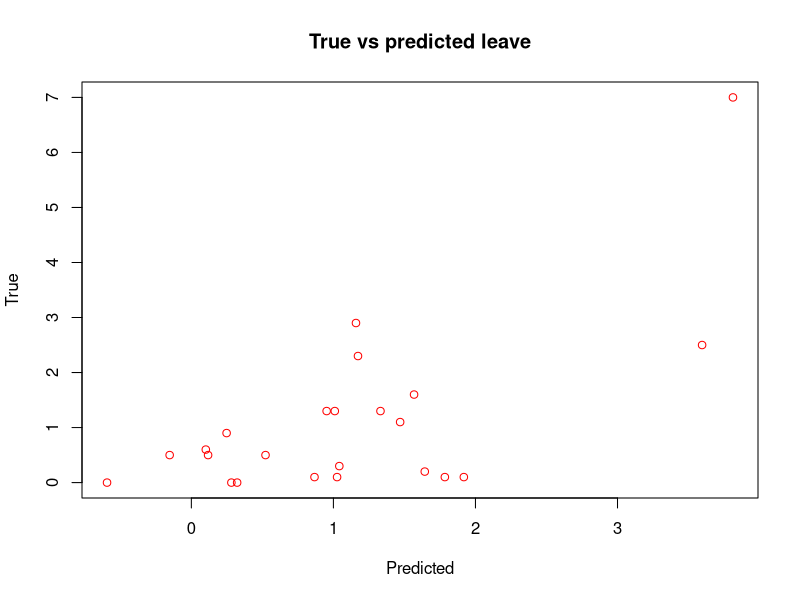
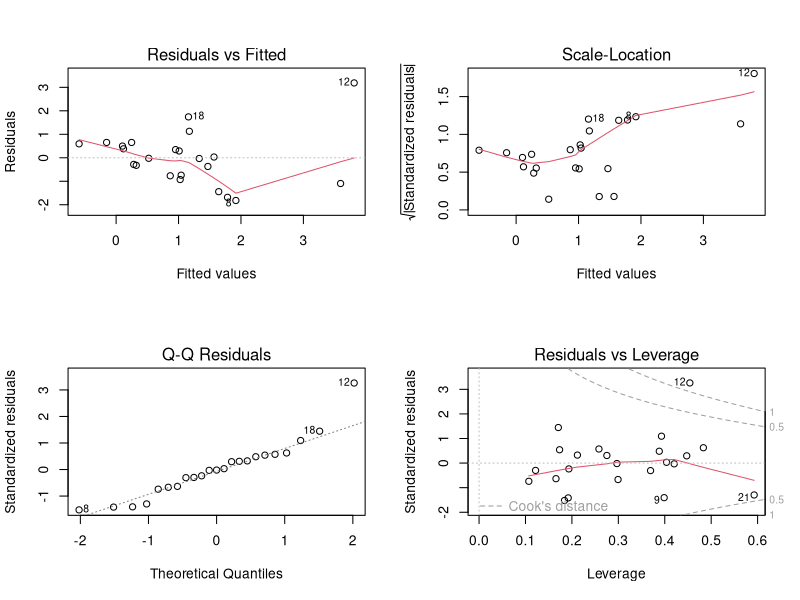

These charts were generated, in order, by the following R code:
setwd("/home/kati/Documents/Birmingham_City_University/Lopputyo/rdata")

# MULTIPLE REGRESSION

regressiondata = read.csv("regressiondatadads.csv", stringsAsFactors = FALSE)

regressionbusinessdads1 = lm(dadsonlyfullypaidm ~ Scandinavia. + German.speaking. + English.speaking. + GenderGapScore + GDPPerCapita + Mean.age.at.first.birth.2016 + Ferility + 
                               Welfare.regime.no + SuffrageYear + 
                         + Youth.dependency.ratio.2015 + Socialist.postsocialist. , data = regressiondata, na.action = "na.omit")
summary(regressionbusinessdads1)

# Stepwise Regression
library(MASS)
step = stepAIC(regressionbusinessdads1, direction="both")

step$anova # display results 
# But actually this is what gives the real result - it suggests a final model to use. Here it is: 

dadsfinal1 = lm(dadsonlyfullypaidm ~ Scandinavia. + German.speaking. + GenderGapScore + 
  Ferility + Youth.dependency.ratio.2015 + Socialist.postsocialist. , data = regressiondata, na.action = "na.omit")
summary(dadsfinal1)

# The model fits very badly. These variables do not explain difference in paternity leave as fully paid months. 


# Predicted value of paternity leave as fully paid months in country x by the model 
predictedpatleave = fitted(dadsfinal1) # here one does not need to use scaled variables

# Plot these predicted values and the actual values - here also use the dataframe where the variables are not scaled, so the values are meaningful (months)

plot(predictedpatleave, regressiondata$dadsonlyfullypaidm,  main = "True vs predicted leave", xlab = "Predicted", ylab = "True", col = "red")
# This is a diagnostic plot for linear regression. One can see that the trend is correct, but the predictions are quite far off from reality.

# Diagnostic plots - these are the same things as earlier but repeated unnecessarily because they look cool or something? 
layout(matrix(c(1,2,3,4),2,2)) # optional 4 graphs/page
plot(dadsfinal1)
# here only check normal q-q- - it shows outliers are especially Greece, Japan and Estonia. The trend on other data points is not explained by anything. 

# Prepare for shiny app by scaling regression

regressiondatanumbers = regressiondata[-c(1,2)]
scaledregression = as.data.frame(scale(regressiondatanumbers))

scaledfinalmodel = lm(dadsonlyfullypaidm ~ Scandinavia. + German.speaking. + GenderGapScore + 
                        Ferility + Youth.dependency.ratio.2015 + Socialist.postsocialist., data = scaledregression, na.action = "na.omit")
summary(scaledfinalmodel)

#Create dataframe
coefs = (coefficients(scaledfinalmodel))
varnames = (variable.names(scaledfinalmodel))
coefdatadads = data.frame("Explanations" = varnames, "ImportanceForDads"= coefs)
coefdatadads$Explanations = as.character(coefdatadads$Explanations)
coefdatadads = coefdatadads [-(1),] 

# Change variable names so they make sense for visualisation in shiny app
coefdatadads$Explanations[1] = paste("Scandinavian", " country", sep = " ")
coefdatadads$Explanations[2]= paste("German-speaking", " country", sep = " ")
coefdatadads$Explanations[3] = paste("High"," gender", " parity", sep = " ")
coefdatadads$Explanations[4] = paste("High", " fertility", sep = " ")
coefdatadads$Explanations[5] = paste("Many", " young", " people", " v ", " working-age", sep = " ")
coefdatadads$Explanations[6] = paste("Post-socialist", "country", sep = " ")

write.csv(coefdatadads, "coefdatadads.csv")

